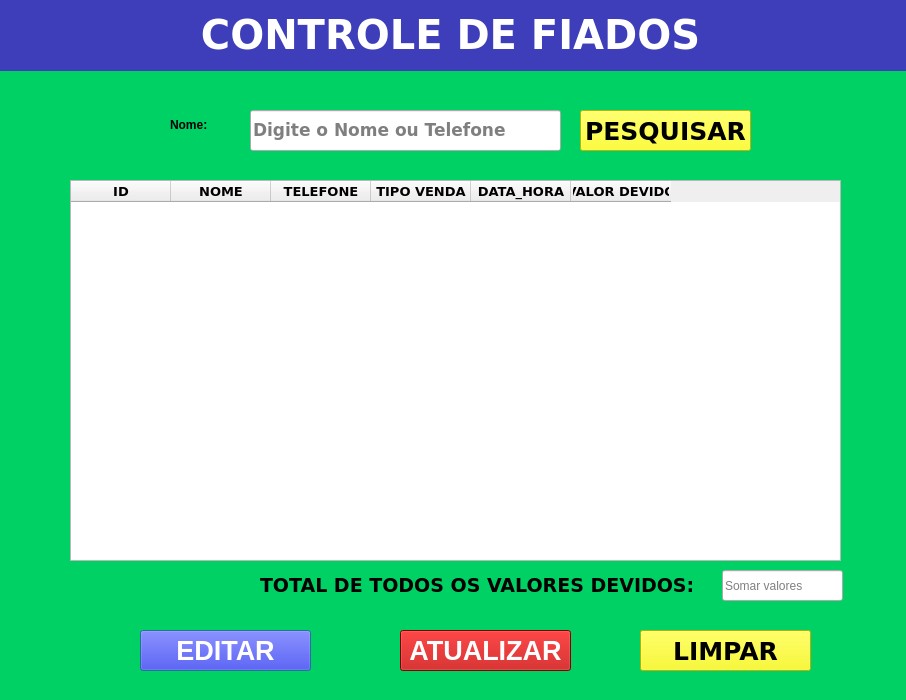
<?xml version="1.0" encoding="UTF-8"?>
<ui version="4.0">
 <class>Dialog</class>
 <widget class="QDialog" name="Dialog">
  <property name="geometry">
   <rect>
    <x>0</x>
    <y>0</y>
    <width>906</width>
    <height>700</height>
   </rect>
  </property>
  <property name="windowTitle">
   <string>Dialog</string>
  </property>
  <widget class="QLabel" name="label">
   <property name="geometry">
    <rect>
     <x>0</x>
     <y>70</y>
     <width>911</width>
     <height>631</height>
    </rect>
   </property>
   <property name="styleSheet">
    <string notr="true">background-color: rgb(0, 209, 101);
color: rgb(255, 255, 255);</string>
   </property>
   <property name="text">
    <string>&lt;html&gt;&lt;head/&gt;&lt;body&gt;&lt;p align=&quot;center&quot;&gt;&lt;br/&gt;&lt;/p&gt;&lt;/body&gt;&lt;/html&gt;</string>
   </property>
  </widget>
  <widget class="QLabel" name="label_3">
   <property name="geometry">
    <rect>
     <x>50</x>
     <y>100</y>
     <width>101</width>
     <height>51</height>
    </rect>
   </property>
   <property name="styleSheet">
    <string notr="true">image: url(:/pesquisar/icons/pesquisar-semfundo.png);</string>
   </property>
   <property name="text">
    <string/>
   </property>
  </widget>
  <widget class="QLabel" name="label_4">
   <property name="geometry">
    <rect>
     <x>170</x>
     <y>100</y>
     <width>71</width>
     <height>51</height>
    </rect>
   </property>
   <property name="styleSheet">
    <string notr="true">color: rgb(0, 0, 0);
font: 75 16pt &quot;Segoe UI&quot;;</string>
   </property>
   <property name="text">
    <string>&lt;html&gt;&lt;head/&gt;&lt;body&gt;&lt;p&gt;&lt;span style=&quot; font-weight:600;&quot;&gt;Nome: &lt;/span&gt;&lt;/p&gt;&lt;/body&gt;&lt;/html&gt;</string>
   </property>
  </widget>
  <widget class="QLineEdit" name="inputpesq">
   <property name="geometry">
    <rect>
     <x>250</x>
     <y>110</y>
     <width>311</width>
     <height>41</height>
    </rect>
   </property>
   <property name="font">
    <font>
     <family>Verdana</family>
     <pointsize>13</pointsize>
     <weight>75</weight>
     <bold>true</bold>
    </font>
   </property>
   <property name="placeholderText">
    <string>Digite o Nome ou Telefone</string>
   </property>
  </widget>
  <widget class="QTableWidget" name="tablefiados">
   <property name="geometry">
    <rect>
     <x>70</x>
     <y>180</y>
     <width>771</width>
     <height>381</height>
    </rect>
   </property>
   <column>
    <property name="text">
     <string>ID</string>
    </property>
    <property name="font">
     <font>
      <family>Verdana</family>
      <pointsize>10</pointsize>
      <weight>75</weight>
      <bold>true</bold>
     </font>
    </property>
    <property name="textAlignment">
     <set>AlignCenter</set>
    </property>
   </column>
   <column>
    <property name="text">
     <string>NOME</string>
    </property>
    <property name="whatsThis">
     <string/>
    </property>
    <property name="font">
     <font>
      <family>Verdana</family>
      <pointsize>10</pointsize>
      <weight>75</weight>
      <bold>true</bold>
     </font>
    </property>
    <property name="textAlignment">
     <set>AlignCenter</set>
    </property>
   </column>
   <column>
    <property name="text">
     <string>TELEFONE</string>
    </property>
    <property name="font">
     <font>
      <family>Verdana</family>
      <pointsize>10</pointsize>
      <weight>75</weight>
      <bold>true</bold>
     </font>
    </property>
    <property name="textAlignment">
     <set>AlignCenter</set>
    </property>
   </column>
   <column>
    <property name="text">
     <string>TIPO VENDA</string>
    </property>
    <property name="font">
     <font>
      <family>Verdana</family>
      <pointsize>10</pointsize>
      <weight>75</weight>
      <bold>true</bold>
     </font>
    </property>
    <property name="textAlignment">
     <set>AlignCenter</set>
    </property>
   </column>
   <column>
    <property name="text">
     <string>DATA_HORA</string>
    </property>
    <property name="font">
     <font>
      <family>Verdana</family>
      <pointsize>10</pointsize>
      <weight>75</weight>
      <bold>true</bold>
      <underline>false</underline>
      <strikeout>false</strikeout>
      <stylestrategy>PreferDefault</stylestrategy>
      <kerning>true</kerning>
     </font>
    </property>
    <property name="textAlignment">
     <set>AlignCenter</set>
    </property>
   </column>
   <column>
    <property name="text">
     <string>VALOR DEVIDO</string>
    </property>
    <property name="font">
     <font>
      <family>Verdana</family>
      <pointsize>10</pointsize>
      <weight>75</weight>
      <bold>true</bold>
     </font>
    </property>
    <property name="textAlignment">
     <set>AlignHCenter|AlignTop</set>
    </property>
    <property name="foreground">
     <brush brushstyle="SolidPattern">
      <color alpha="255">
       <red>0</red>
       <green>0</green>
       <blue>0</blue>
      </color>
     </brush>
    </property>
   </column>
  </widget>
  <widget class="QPushButton" name="btneditar">
   <property name="geometry">
    <rect>
     <x>140</x>
     <y>630</y>
     <width>171</width>
     <height>41</height>
    </rect>
   </property>
   <property name="font">
    <font>
     <pointsize>20</pointsize>
     <weight>75</weight>
     <bold>true</bold>
    </font>
   </property>
   <property name="styleSheet">
    <string notr="true">background-color: rgb(0, 0, 249);
color: rgb(255, 255, 255);</string>
   </property>
   <property name="text">
    <string>EDITAR</string>
   </property>
  </widget>
  <widget class="QPushButton" name="btnpesquisar">
   <property name="geometry">
    <rect>
     <x>580</x>
     <y>110</y>
     <width>171</width>
     <height>41</height>
    </rect>
   </property>
   <property name="font">
    <font>
     <family>Verdana</family>
     <pointsize>19</pointsize>
     <weight>75</weight>
     <italic>false</italic>
     <bold>true</bold>
    </font>
   </property>
   <property name="styleSheet">
    <string notr="true">background-color: rgb(255, 255, 0);
color: rgb(0, 0, 0);</string>
   </property>
   <property name="text">
    <string>PESQUISAR</string>
   </property>
  </widget>
  <widget class="QPushButton" name="btnlimpar">
   <property name="geometry">
    <rect>
     <x>640</x>
     <y>630</y>
     <width>171</width>
     <height>41</height>
    </rect>
   </property>
   <property name="font">
    <font>
     <family>Verdana</family>
     <pointsize>19</pointsize>
     <weight>75</weight>
     <italic>false</italic>
     <bold>true</bold>
    </font>
   </property>
   <property name="styleSheet">
    <string notr="true">background-color: rgb(249, 249, 0);
color: rgb(0, 0, 0);</string>
   </property>
   <property name="text">
    <string>LIMPAR</string>
   </property>
  </widget>
  <widget class="QLabel" name="label_5">
   <property name="geometry">
    <rect>
     <x>0</x>
     <y>0</y>
     <width>911</width>
     <height>71</height>
    </rect>
   </property>
   <property name="styleSheet">
    <string notr="true">background-color: rgb(62, 62, 186);</string>
   </property>
   <property name="text">
    <string/>
   </property>
  </widget>
  <widget class="QLabel" name="label_2">
   <property name="geometry">
    <rect>
     <x>190</x>
     <y>10</y>
     <width>521</width>
     <height>51</height>
    </rect>
   </property>
   <property name="font">
    <font>
     <family>Verdana</family>
     <pointsize>30</pointsize>
     <weight>75</weight>
     <bold>true</bold>
    </font>
   </property>
   <property name="styleSheet">
    <string notr="true">color: rgb(255, 255, 255);</string>
   </property>
   <property name="text">
    <string>&lt;html&gt;&lt;head/&gt;&lt;body&gt;&lt;p align=&quot;center&quot;&gt;CONTROLE DE FIADOS&lt;/p&gt;&lt;/body&gt;&lt;/html&gt;</string>
   </property>
  </widget>
  <widget class="QPushButton" name="btnexcluir">
   <property name="geometry">
    <rect>
     <x>400</x>
     <y>630</y>
     <width>171</width>
     <height>41</height>
    </rect>
   </property>
   <property name="font">
    <font>
     <pointsize>20</pointsize>
     <weight>75</weight>
     <bold>true</bold>
    </font>
   </property>
   <property name="styleSheet">
    <string notr="true">background-color: rgb(185, 0, 0);
color: rgb(255, 255, 255);</string>
   </property>
   <property name="text">
    <string>ATUALIZAR</string>
   </property>
  </widget>
  <widget class="QLineEdit" name="somavalores">
   <property name="geometry">
    <rect>
     <x>722</x>
     <y>570</y>
     <width>121</width>
     <height>31</height>
    </rect>
   </property>
   <property name="placeholderText">
    <string>Somar valores</string>
   </property>
  </widget>
  <widget class="QLabel" name="label_6">
   <property name="geometry">
    <rect>
     <x>260</x>
     <y>570</y>
     <width>451</width>
     <height>31</height>
    </rect>
   </property>
   <property name="font">
    <font>
     <family>Verdana</family>
     <pointsize>14</pointsize>
     <weight>75</weight>
     <bold>true</bold>
    </font>
   </property>
   <property name="text">
    <string>TOTAL DE TODOS OS VALORES DEVIDOS:</string>
   </property>
  </widget>
 </widget>
 <resources>
  <include location="pesquisarcli.qrc"/>
 </resources>
 <connections/>
</ui>
